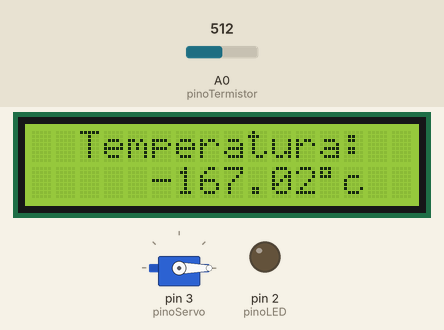
This sketch was run on a simulated Arduino Uno, built with avr-gcc and run on an emulated ATmega328P. On the bench: 16×2 character LCD, servo, output pins drawn as LEDs (lit = HIGH). The inputs (shaded band) are chosen by the test bench; at power-on: A0 (pinoTermistor) = 512.

Above: at 1.2 s.
1.3 s: A0 (pinoTermistor) set to 0
At 3.3 s:
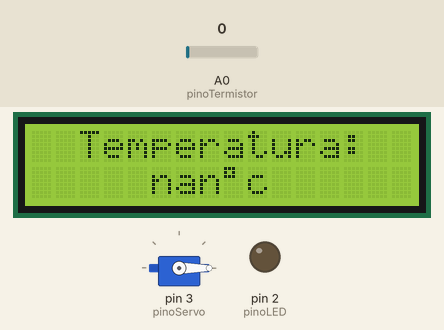
3.6 s: A0 (pinoTermistor) set to 55
At 5.6 s:
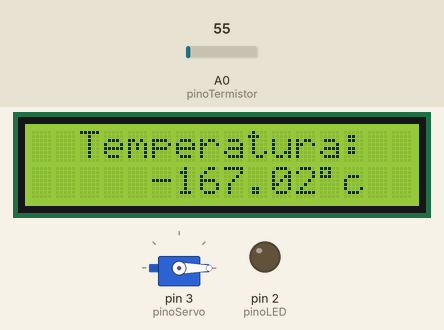
Timing chart, 0 to 7.1 s (numbered marks = the images above; inputs shaded):
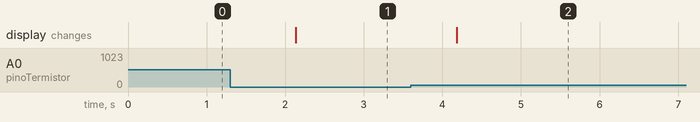

Measured:
- after the input at 1.3 s, the display: changes after 0.84 s (image 1)
- after the input at 3.6 s, the display: changes after 0.58 s (image 2)

The sketch:

termomentro.ino
```cpp
#include <Wire.h>
#include <LiquidCrystal_I2C.h>
#include <Servo.h>

#define pinoLED 2
#define pinoServo 3
#define pinoTermistor A0

LiquidCrystal_I2C meulcd(0x27,16,2);
Servo meuservo;

const float vcc =5;
const float r =20000;
const float r0 =10000;
const float beta =342;
const float t0 =273 + 25;


float temperatura;
float posicao = 0;


void setup() {
  pinMode(pinoLED, OUTPUT);
  digitalWrite(pinoLED, LOW);

  meulcd.init();
  meulcd.backlight();

  meuservo.attach(pinoServo);
  meuservo.write(posicao);

}

void loop() {
  int leitura = analogRead(pinoTermistor);
  float v= (vcc*leitura)/1024;
  float rt =r*(vcc-v/v);
  float rx =r0*exp(-beta/t0);
  float t = beta/log(rt/rx);
  float temperatura = t-273;

  posicao = map(temperatura, 10, 80, 0, 180);
  meuservo.write(posicao);

  if (temperatura > 45) {
    for (int i=0; i<5; i++){
      digitalWrite(pinoLED, HIGH);
      delay(100);
      digitalWrite(pinoLED, LOW);
      delay(100);
    }
    meulcd.clear();
    meulcd.setCursor(2,0);
    meulcd.print("Temperatura: ");
    meulcd.setCursor(5,1);
    meulcd.print(temperatura);
    meulcd.print(char(223));
    meulcd.print("c");
    delay(1000);
    meulcd.setCursor(1,0);
    meulcd.print("FOGO DETECTADO");
    delay(2000);

  }else {
    meulcd.clear();
    meulcd.setCursor(2,0);
    meulcd.print("Temperatura: ");
    meulcd.setCursor(5,1);
    meulcd.print(temperatura);
    meulcd.print(char(223));
    meulcd.print("c");
    delay(1000);
  }
}
```
